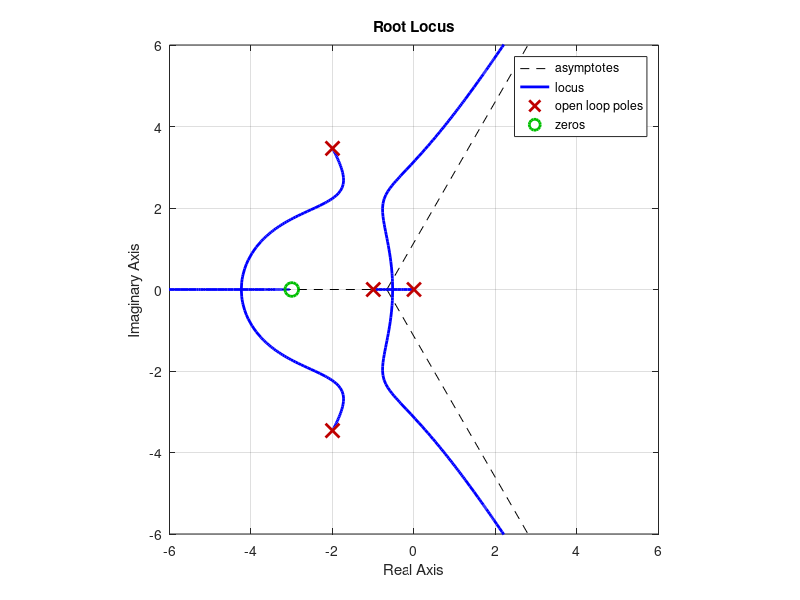

MATLAB code for this plot:
s = tf('s');              % define Laplace variable
sys = (s+3)/((s)*(s+1)*(s^2 + 4*s + 16));       % open-loop transfer function
%rlocus(sys);             % plot root locus
%grid on;                 % adds grid (important)
%clc; clear; close all;

rlocus(sys)
axis([-6 6 -6 6])
axis square
grid on
title('Root Locus')
